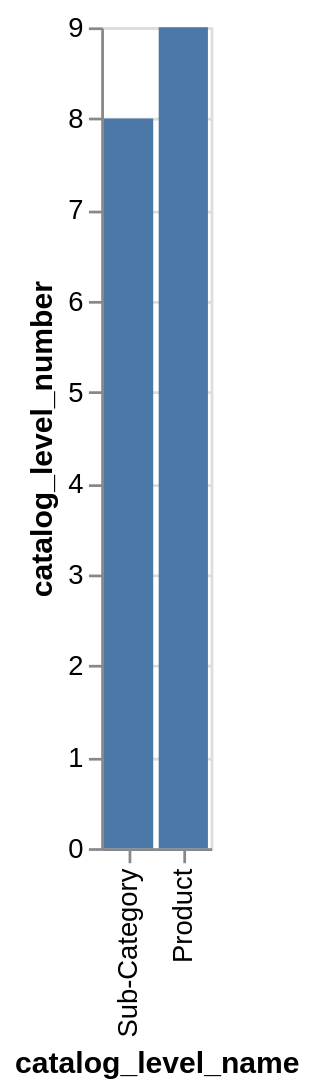

Source (Vega-Lite JSON):
### Vega-Lite specification from a JSON file in a GitHub repository (floating-point values rounded to 4 significant figures)
{"data": {"values": [{"x_data": "Sub-Category", "y_data": 8}, {"x_data": "Product", "y_data": 9}]}, "mark": "bar", "encoding": {"x": {"field": "x_data", "type": "nominal", "title": "catalog_level_name", "sort": "descending"}, "y": {"field": "y_data", "type": "quantitative", "title": "catalog_level_number"}}}
